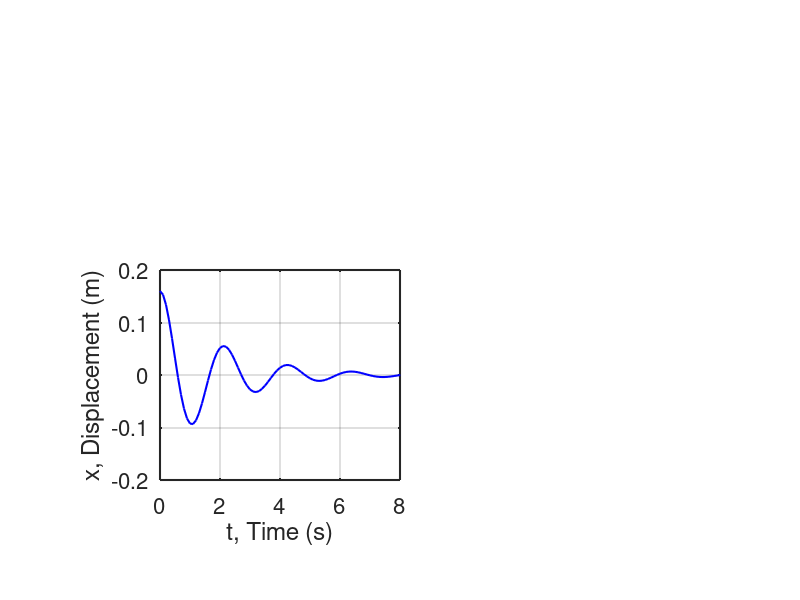

Here is the MATLAB script that generated this plot:
% This code plots oscillations of a 
% single degree of freedom system (m, k, c)
clc; clear; close all;
set(0,'DefaultAxesFontsize',16);
%
m=10; % mass of the system (kg)
k=90; % stiffness of the spring (kg/s^2)
c=10; % damping coefficient of damper (kg/s) 
%
t=0:0.1:10;
x=exp(-0.5.*t).*(0.16.*cos(2.96.*t)+...
    0.027.*sin(2.96.*t));
%
subplot('position',[0.2 0.2 0.3 0.35]);
plot(t,x,'b', 'LineWidth',1.5);
xlim([0 8]);ylim([-0.2 0.2]);
xlabel('t, Time (s)'); ylabel('x, Displacement (m)');
set(gca,'linewidth',1.5);
grid on;
%
% End of the code %

      


